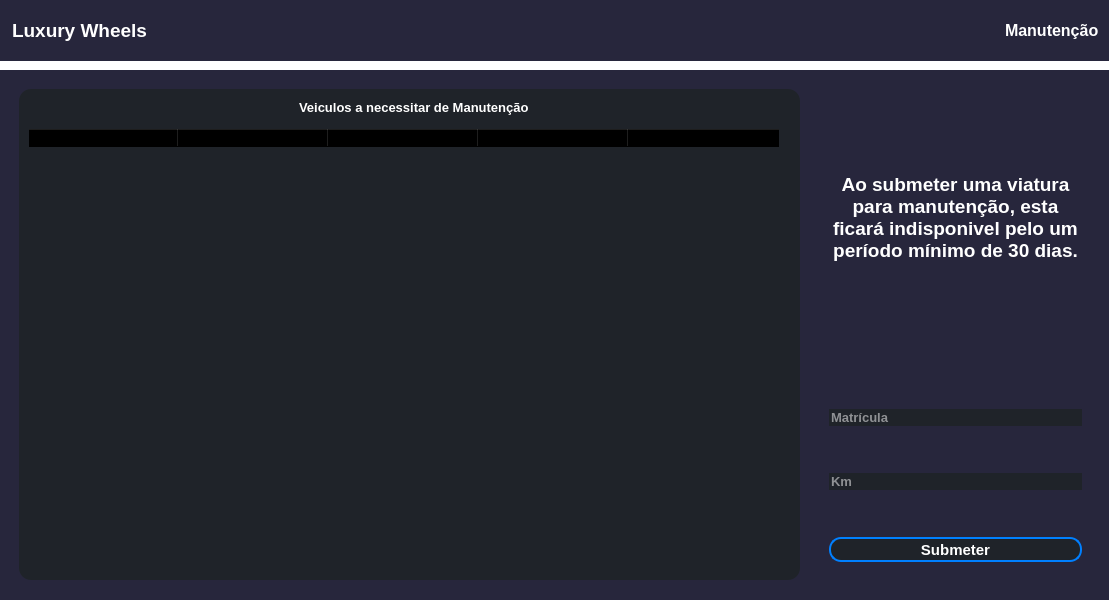
<?xml version="1.0" encoding="UTF-8"?>
<ui version="4.0">
 <class>ManutecaoDialog</class>
 <widget class="QDialog" name="ManutecaoDialog">
  <property name="geometry">
   <rect>
    <x>0</x>
    <y>0</y>
    <width>1109</width>
    <height>600</height>
   </rect>
  </property>
  <property name="sizePolicy">
   <sizepolicy hsizetype="Preferred" vsizetype="Preferred">
    <horstretch>0</horstretch>
    <verstretch>0</verstretch>
   </sizepolicy>
  </property>
  <property name="font">
   <font>
    <family>Tahoma</family>
    <pointsize>10</pointsize>
   </font>
  </property>
  <property name="windowTitle">
   <string>Manutenção</string>
  </property>
  <property name="styleSheet">
   <string notr="true">*{
	border:none;
	background: transparent;
	background-color: transparent;
	padding: 0;
	color: #FFF;
}
#Dialog, #mainBody, #idLineEdit, #marcaLineEdit,#modeloLineEdit, #matriculaLineEdit, #kmLineEdit, #manutencaoSubBtn{
	background-color: #1f2329;
}
#header, #body{
	background-color: #27263c;
}
#manutencaoLabel{
	padding-right: 7px;
}
#LuxuryLabel{
	padding-left:7px;
}

#mainBody{
	border-radius:12px;
}

#manutencaoSubBtn{
	border-radius: 12px;
	border: 2px solid #0080FF
}
#textBrowser{
	margin-top:70px
}</string>
  </property>
  <widget class="QWidget" name="header" native="true">
   <property name="geometry">
    <rect>
     <x>0</x>
     <y>0</y>
     <width>1111</width>
     <height>61</height>
    </rect>
   </property>
   <layout class="QHBoxLayout" name="horizontalLayout">
    <item>
     <widget class="QLabel" name="LuxuryLabel">
      <property name="font">
       <font>
        <family>Tahoma</family>
        <pointsize>14</pointsize>
        <bold>true</bold>
       </font>
      </property>
      <property name="text">
       <string>Luxury Wheels</string>
      </property>
     </widget>
    </item>
    <item alignment="Qt::AlignRight">
     <widget class="QLabel" name="manutencaoLabel">
      <property name="font">
       <font>
        <family>Tahoma</family>
        <pointsize>12</pointsize>
        <bold>true</bold>
       </font>
      </property>
      <property name="text">
       <string>Manutenção</string>
      </property>
     </widget>
    </item>
   </layout>
  </widget>
  <widget class="QWidget" name="body" native="true">
   <property name="geometry">
    <rect>
     <x>0</x>
     <y>70</y>
     <width>1109</width>
     <height>531</height>
    </rect>
   </property>
   <property name="minimumSize">
    <size>
     <width>1109</width>
     <height>0</height>
    </size>
   </property>
   <widget class="QWidget" name="mainBody" native="true">
    <property name="geometry">
     <rect>
      <x>19</x>
      <y>19</y>
      <width>781</width>
      <height>491</height>
     </rect>
    </property>
    <widget class="QLabel" name="tituloLabel">
     <property name="geometry">
      <rect>
       <x>280</x>
       <y>10</y>
       <width>241</width>
       <height>16</height>
      </rect>
     </property>
     <property name="font">
      <font>
       <family>Tahoma</family>
       <pointsize>10</pointsize>
       <bold>true</bold>
      </font>
     </property>
     <property name="text">
      <string>Veiculos a necessitar de Manutenção</string>
     </property>
    </widget>
    <widget class="QTableWidget" name="tableWidget">
     <property name="geometry">
      <rect>
       <x>10</x>
       <y>40</y>
       <width>761</width>
       <height>441</height>
      </rect>
     </property>
     <property name="styleSheet">
      <string notr="true">color: #000</string>
     </property>
     <property name="frameShape">
      <enum>QFrame::StyledPanel</enum>
     </property>
     <attribute name="horizontalHeaderDefaultSectionSize">
      <number>150</number>
     </attribute>
     <column>
      <property name="text">
       <string>Id Veiculo</string>
      </property>
     </column>
     <column>
      <property name="text">
       <string>Marca</string>
      </property>
     </column>
     <column>
      <property name="text">
       <string>Modelo</string>
      </property>
     </column>
     <column>
      <property name="text">
       <string>Matrícula</string>
      </property>
     </column>
     <column>
      <property name="text">
       <string>Última Revisão</string>
      </property>
     </column>
    </widget>
   </widget>
   <widget class="QFrame" name="frame">
    <property name="geometry">
     <rect>
      <x>820</x>
      <y>20</y>
      <width>271</width>
      <height>481</height>
     </rect>
    </property>
    <property name="frameShape">
     <enum>QFrame::StyledPanel</enum>
    </property>
    <property name="frameShadow">
     <enum>QFrame::Raised</enum>
    </property>
    <layout class="QVBoxLayout" name="verticalLayout">
     <property name="spacing">
      <number>47</number>
     </property>
     <item>
      <widget class="QTextBrowser" name="textBrowser">
       <property name="font">
        <font>
         <family>Tahoma</family>
         <pointsize>17</pointsize>
         <bold>true</bold>
        </font>
       </property>
       <property name="lineWrapColumnOrWidth">
        <number>0</number>
       </property>
       <property name="html">
        <string>&lt;!DOCTYPE HTML PUBLIC &quot;-//W3C//DTD HTML 4.0//EN&quot; &quot;http://www.w3.org/TR/REC-html40/strict.dtd&quot;&gt;
&lt;html&gt;&lt;head&gt;&lt;meta name=&quot;qrichtext&quot; content=&quot;1&quot; /&gt;&lt;meta charset=&quot;utf-8&quot; /&gt;&lt;style type=&quot;text/css&quot;&gt;
p, li { white-space: pre-wrap; }
hr { height: 1px; border-width: 0; }
li.unchecked::marker { content: &quot;\2610&quot;; }
li.checked::marker { content: &quot;\2612&quot;; }
&lt;/style&gt;&lt;/head&gt;&lt;body style=&quot; font-family:'Tahoma'; font-size:17pt; font-weight:700; font-style:normal;&quot;&gt;
&lt;p align=&quot;center&quot; style=&quot; margin-top:0px; margin-bottom:0px; margin-left:0px; margin-right:0px; -qt-block-indent:0; text-indent:0px;&quot;&gt;&lt;span style=&quot; font-size:14pt;&quot;&gt;Ao submeter uma viatura para manutenção, esta ficará indisponivel pelo um  período mínimo de 30 dias.&lt;/span&gt;&lt;/p&gt;&lt;/body&gt;&lt;/html&gt;</string>
       </property>
      </widget>
     </item>
     <item>
      <widget class="QLineEdit" name="matriculaLineEdit">
       <property name="font">
        <font>
         <family>Tahoma</family>
         <pointsize>10</pointsize>
         <bold>true</bold>
        </font>
       </property>
       <property name="readOnly">
        <bool>false</bool>
       </property>
       <property name="placeholderText">
        <string>Matrícula</string>
       </property>
      </widget>
     </item>
     <item>
      <widget class="QLineEdit" name="kmLineEdit">
       <property name="font">
        <font>
         <family>Tahoma</family>
         <pointsize>10</pointsize>
         <bold>true</bold>
        </font>
       </property>
       <property name="placeholderText">
        <string>Km</string>
       </property>
      </widget>
     </item>
     <item>
      <widget class="QPushButton" name="manutencaoSubBtn">
       <property name="minimumSize">
        <size>
         <width>0</width>
         <height>25</height>
        </size>
       </property>
       <property name="font">
        <font>
         <family>Tahoma</family>
         <pointsize>11</pointsize>
         <bold>true</bold>
        </font>
       </property>
       <property name="cursor">
        <cursorShape>PointingHandCursor</cursorShape>
       </property>
       <property name="text">
        <string>Submeter</string>
       </property>
      </widget>
     </item>
    </layout>
   </widget>
  </widget>
 </widget>
 <resources/>
 <connections/>
</ui>
